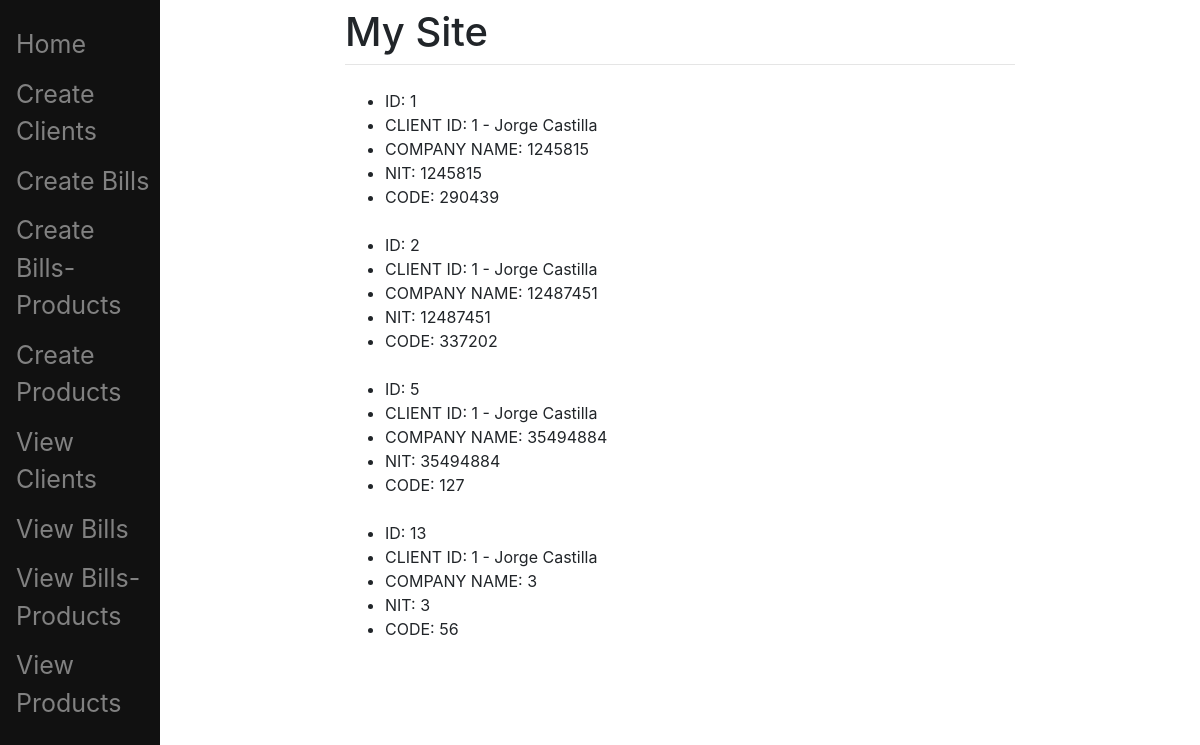
The app's page /bill/all (signed in) with its own data.
### blog/models.py (models this page shows, shortened)
class Bill(models.Model):
    id = models.PositiveIntegerField(primary_key = TRUE)
    client_id = models.ForeignKey(Client, on_delete=models.CASCADE)
    company_name = models.CharField(max_length=50)
    nit = models.PositiveIntegerField()
    code = models.PositiveIntegerField()

class Client(models.Model):
    id = models.PositiveIntegerField(primary_key = TRUE)
    document = models.PositiveIntegerField()
    first_name = models.CharField(max_length=50)
    last_name = models.CharField(max_length=50)
    email = models.EmailField(max_length=254)
    def __str__(self):
        return "%s - %s %s" % (self.id,self.first_name, self.last_name)

### pages/views.py (the view)
# urls.py: path('bill/all', views.all_bills_view, name='all bill'),
def all_bills_view(request,*args,**kwargs): #Contact page view
    bills = Bill.objects.all()
    return render(request, "main/show_bills.html", {"bills":bills})

### templates/main/show_bills.html (shortened to what this page needs)
{% extends "main/base.html" %}
{% block content %}
	<ul>
		{% for bill in bills %}
            <li>ID: {{bill.id}}</li>
            <li>CLIENT ID: {{bill.client_id}}</li>
            <li>COMPANY NAME: {{bill.nit}}</li>
            <li>NIT: {{bill.nit}}</li>
            <li>CODE: {{bill.code}}</li>
            <br>
		{% endfor %}
	</ul>
{% endblock %}

### records on screen
Bill: id "1", client_id "1 - Jorge Castilla", nit "1245815", code "290439"
Bill: id "2", client_id "1 - Jorge Castilla", nit "12487451", code "337202"
Bill: id "5", client_id "1 - Jorge Castilla", nit "35494884", code "127"
Bill: id "13", client_id "1 - Jorge Castilla", nit "3", code "56"
